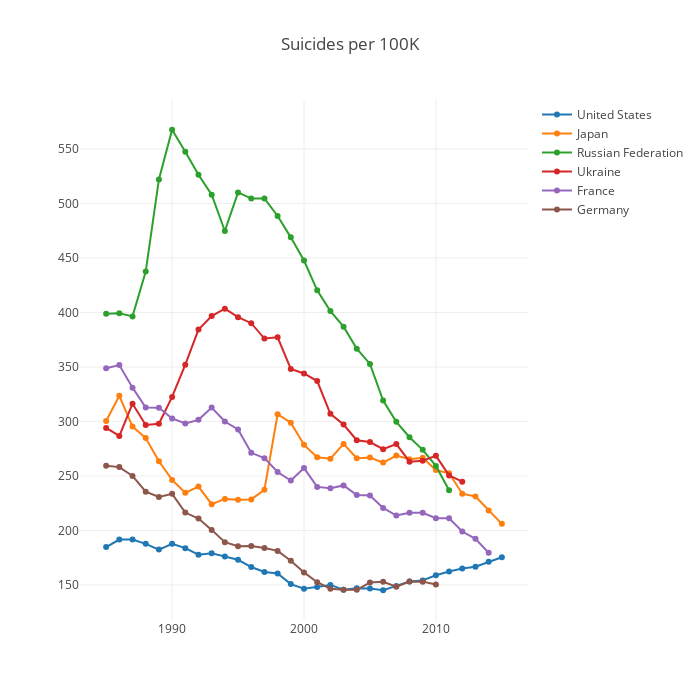

Write notebook code for a chart like this one.
### Code cell
layout = dict(
    title = 'Suicides per 100K',
    width = 700,
    height = 700
   
)
fig = dict( data=data2, layout=layout )
plot = py.offline.iplot( fig, validate=False, filename='Year trends of suicide levels' )
